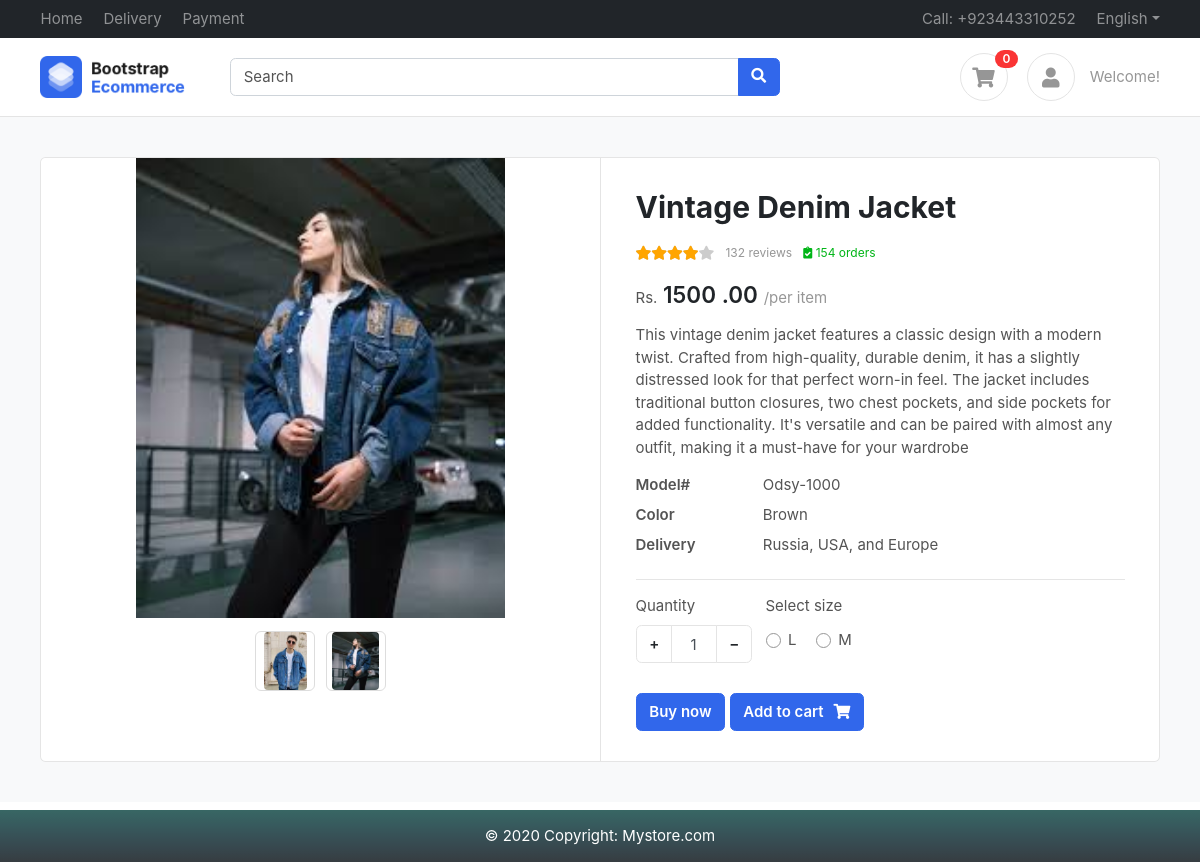
The app's page /product/vintage-denim-jacket/ (signed in) with its own data.
### myapp/models.py (models this page shows, shortened)
class product(BaseModel):
    product_name = models.CharField(max_length=100)
    category = models.ForeignKey(category,on_delete=models.CASCADE,related_name='products')
    price = models.IntegerField()
    slug = models.SlugField(unique=True,null=True,blank=True)
    product_description = models.TextField()
    color_variant=models.ManyToManyField(ColorVariant,blank=True)
    size_variant=models.ManyToManyField(SizeVariant,blank=True)

class ProductImage(BaseModel):
    product = models.ForeignKey(product,on_delete=models.CASCADE,related_name='product_images')
    image = models.ImageField(upload_to='product')

class SizeVariant(BaseModel):
    size_name=models.CharField(max_length=100)
    price=models.IntegerField(default=0)

### myapp/views.py (the view)
# urls.py: path('<slug>/',get_products,name="get_product"),
def get_products(request,slug):
    obj=product.objects.get(slug=slug)
    context = {'product': obj}
    if request.user.is_authenticated:
      try:
            cart_obj = ShoppingCart.objects.get(user=request.user, is_paid=False)
      except ShoppingCart.DoesNotExist:
            cart_obj = None
      cart_items=Add_To_Cart.objects.filter(shopping_cart=cart_obj)
      cart_item_count= cart_items.count()
      context['count']=cart_item_count
    else:
        context['count'] = 0
    if request.GET.get('size'):
        size=request.GET.get('size')
        context['selected_size']=size
        updated_price = obj.price_calulate_size(size=size)
        context['updated_price']=updated_price
    return render(request,'product/products.html',context=context)

### template/product/products.html (shortened to what this page needs)
{% extends "base/base.html" %}
{% block cartcount %} {{ count }} {% endblock %}
{% block start %}
<section class="section-content padding-y bg">
  <div class="container">
    <div class="card">
      <div class="row no-gutters">
        <aside class="col-md-6">
          <article class="gallery-wrap">
            <div class="img-big-wrap">
              <div>
                <a href="#"
                  ><img src="/media/{{ product.product_images.first.image }}"
                /></a>
              </div>
            </div>
            <div class="thumbs-wrap">
              {% for image in product.product_images.all %}
              <a href="#" class="item-thumb"
                ><img src="/media/{{ image.image }}"
              /></a>
              {% endfor %}
            </div>
          </article>
        </aside>
        <main class="col-md-6 border-left">
          <article class="content-body">
            <h2 class="title">{{ product.product_name }}</h2>
            <div class="rating-wrap my-3">
              <ul class="rating-stars">
                <li style="width: 80%" class="stars-active">
                  <i class="fa fa-star"></i><i class="fa fa-star"></i
                  ><i class="fa fa-star"></i><i class="fa fa-star"></i
                  >
                </li>
                <li>
                  <i class="fa fa-star"></i><i class="fa fa-star"></i
                  ><i class="fa fa-star"></i><i class="fa fa-star"></i
                  ><i class="fa fa-star"></i>
                </li>
              </ul>
              <small class="label-rating text-muted">132 reviews</small>
              <small class="label-rating text-success"
                ><i class="fa fa-clipboard-check"></i> 154 orders
              </small>
            </div>
            <div class="mb-3">
              Rs.<var id="changedprice" class="price h4">
                {% if updated_price %} {{ updated_price }} {% else %}
                {{product.price }} {% endif %}.00
              </var>
              <span class="text-muted">/per item</span>
            </div>
            <p>{{ product.product_description }}</p>
            <dl class="row">
              <dt class="col-sm-3">Model#</dt>
              <dd class="col-sm-9">Odsy-1000</dd>
              <dt class="col-sm-3">Color</dt>
              <dd class="col-sm-9">Brown</dd>
              <dt class="col-sm-3">Delivery</dt>
              <dd class="col-sm-9">Russia, USA, and Europe</dd>
            </dl>
            <hr />
            <div class="form-row">
              <div class="form-group col-md flex-grow-0">
                <label>Quantity</label>
                <div class="input-group mb-3 input-spinner">
                  <div class="input-group-prepend">
                    <button
                      class="btn btn-light"
                      type="button"
                      id="button-plus"
                    >
                      +
                    </button>
                  </div>
                  <input
                    type="text"
                    class="form-control"
                    id="quantity-input"
                    value="1"
                  />
                  <div class="input-group-append">
                    <button
                      class="btn btn-light"
                      type="button"
                      id="button-minus"
                    >
                      −
                    </button>
                  </div>
                </div>
              </div>
              {% if product.size_variant.count %}
              <div class="form-group col-md">
                <label>Select size</label>
                <div class="mt-1">
                  {% for size in product.size_variant.all %}
                  <label
                    class="custom-control custom-radio custom-control-inline"
                  >
                    <div class="custom-control-label">{{ size.size_name }}</div>
                  </label>
                  {% endfor %}
                </div>
              </div>
              {% endif %}
            </div>
            <a href="#" id="buy-single-product" class="btn btn-primary">Buy now</a>
            <a href="#" id="add-to-cart-button" class="btn btn-primary"
              ><span class="text">Add to cart</span
              ><i class="fas fa-shopping-cart"></i
            ></a>
          </article>
        </main>
      </div>
    </div>
  </div>
</section>
{% endblock %}

### public/static/css/ui.css (style rules this page uses)
html { font-family: 'Inter', sans-serif; font-size: 15px; }
.content-body { flex: 1 1 auto; padding: 2rem 2.3rem; }
.padding-y { padding-top: 40px; padding-bottom: 40px; }
var { font-style: normal; }
article:after, .form-group:after { display: block; clear: both; content: ""; }
.bg { background-color: #f8f9fa; }
.card .title { color: #212529; }
.btn-light { background-color: #fff; border-color: #e4e4e4; }
.btn .text + i { margin-left: 10px; }
dl[class="row"] { margin-bottom: 0; }
.price { font-weight: 600; color: #212529; }
.label-rating { margin-left: 7px; display: inline-block; vertical-align: middle; }
.rating-stars { display: inline-block; vertical-align: middle; list-style: none; margin: 0; padding: 0; position: relative; white-space: nowrap; clear: both; }
.rating-stars i { font-size: 14px; color: #ccc; display: inline; }
.rating-stars li { display: block; text-overflow: clip; white-space: nowrap; z-index: 1; }
.rating-stars li.stars-active { z-index: 2; position: absolute; top: 0; left: 0; overflow: hidden; }
.rating-stars li.stars-active i { color: orange; }
.input-spinner { width: 120px; flex-wrap: nowrap; display: inline-flex; }
.input-spinner input.form-control { text-align: center; max-width: 46px; flex-basis: 46px; border-color: #e4e4e4; flex-grow: 0; }
.input-spinner .btn { width: 36px; text-align: center; }
.gallery-wrap .img-big-wrap { margin-bottom: 10px; border-radius: 0.37rem; overflow: hidden; background-color: #fff; }
.gallery-wrap .img-big-wrap a { text-align: center; display: block; }
.gallery-wrap .img-big-wrap img { height: 460px; width: auto; display: inline-block; cursor: zoom-in; }
.gallery-wrap .thumbs-wrap { text-align: center; }
.gallery-wrap .thumbs-wrap .item-thumb { width: 60px; height: 60px; border: 1px solid #ddd; border-radius: 6px; margin: 3px; display: inline-block; overflow: hidden; }
.gallery-wrap .thumbs-wrap img { max-width: 100%; max-height: 100%; object-fit: cover; border-radius: 4px; cursor: zoom-in; }

### template/base/base.html (style rules this page uses)
body { margin-bottom: 60px; }

### records on screen
product: product_images.first.image (picture), product_name "Vintage Denim Jacket", price "1500", product_description "This vintage denim jacket features a classic design with a modern twist. Crafted from high-quality, durable denim, it has a slightly distressed look for that perfect worn-in feel. The jacket includes traditional button closures, two chest pockets, and side pockets for added functionality. It's versatile and can be paired with almost any outfit, making it a must-have for your wardrobe"
ProductImage: image (picture)
ProductImage: image (picture)
SizeVariant: size_name "L"
SizeVariant: size_name "M"

### other values on screen
{{ count }} "0"
